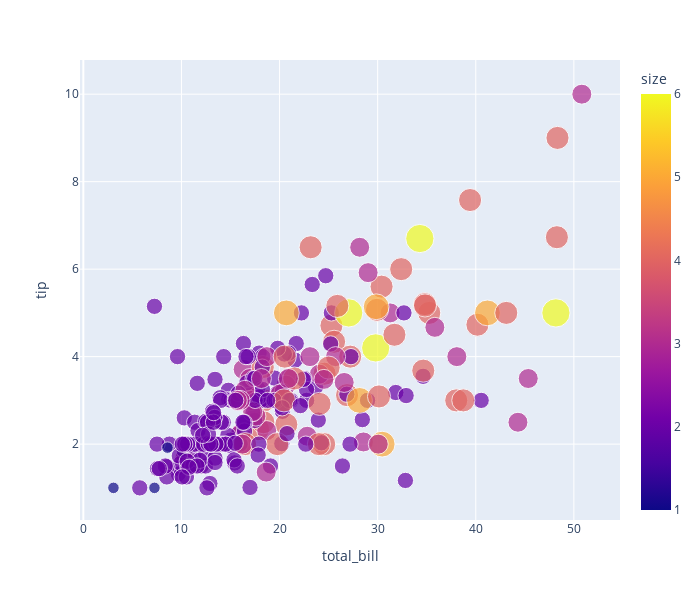

Here is the notebook cell this chart was saved with:
### Code cell
px.scatter(tips, x='total_bill', y='tip', 
           width=700, 
           height=600, 
           size='size',
           color='size')

### Figure 1 — Plotly figure (JSON) as saved in the notebook; plotly's stock layout.template omitted (floating-point values rounded to 4 significant figures; data arrays with more than 128 entries replaced by an {"elided": "..."} marker saying what was removed)
{"data": [{"hovertemplate": "total_bill=%{x}<br>tip=%{y}<br>size=%{marker.color}<extra></extra>", "legendgroup": "", "marker": {"color": {"elided": "244 int values"}, "coloraxis": "coloraxis", "size": {"elided": "244 int values"}, "sizemode": "area", "sizeref": 0.015, "symbol": "circle"}, "mode": "markers", "name": "", "orientation": "v", "showlegend": false, "type": "scatter", "x": {"elided": "244 float values"}, "xaxis": "x", "y": {"elided": "244 float values"}, "yaxis": "y"}], "layout": {"coloraxis": {"colorbar": {"title": {"text": "size"}}, "colorscale": [[0, "#0d0887"], [0.1111, "#46039f"], [0.2222, "#7201a8"], [0.3333, "#9c179e"], [0.4444, "#bd3786"], [0.5556, "#d8576b"], [0.6667, "#ed7953"], [0.7778, "#fb9f3a"], [0.8889, "#fdca26"], [1, "#f0f921"]]}, "height": 600, "legend": {"itemsizing": "constant", "tracegroupgap": 0}, "margin": {"t": 60}, "width": 700, "xaxis": {"anchor": "y", "domain": [0, 1], "title": {"text": "total_bill"}}, "yaxis": {"anchor": "x", "domain": [0, 1], "title": {"text": "tip"}}}}
